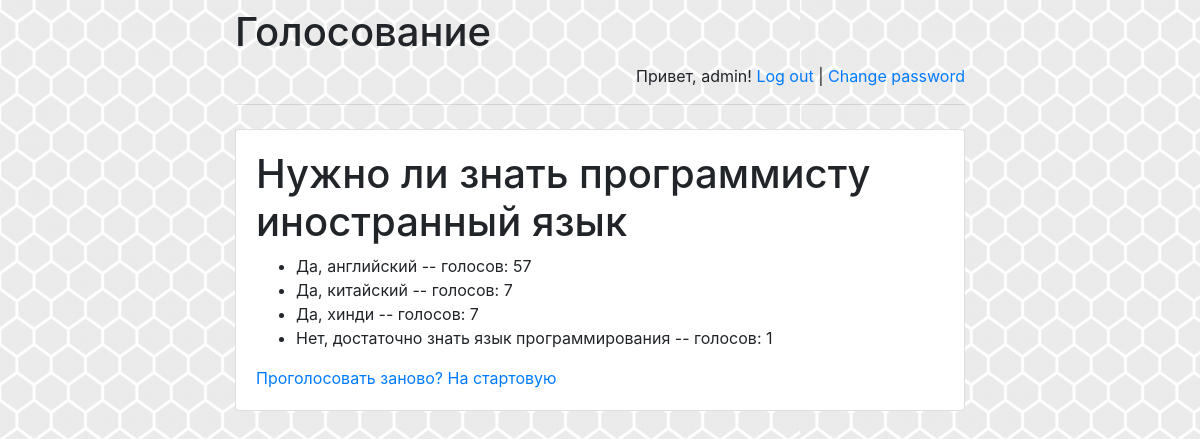
Screenshot of /polls/2/results/ (signed in) with the database file from the repository.
### polls/models.py (models this page shows, shortened)
class Question(models.Model):
    question_text = models.CharField(max_length=200)
    pub_date = models.DateTimeField('date published')

class Choice(models.Model):
    question = models.ForeignKey(Question, on_delete=models.CASCADE)
    choice_text = models.CharField(max_length=200)
    votes = models.IntegerField(default=0)

### polls/views.py (the view)
# urls.py: path('<int:pk>/results/', views.ResultsView.as_view(), name='results'),
class ResultsView(generic.DetailView):
    model = Question
    template_name = 'polls/results.html'

### polls/templates/polls/results.html (shortened to what this page needs)
<!doctype html>
<html lang="en">
<head>
    {% load static %}
    <link rel="stylesheet" href="{% static 'polls/style.css' %}">
    <link rel="stylesheet" href="https://stackpath.bootstrapcdn.com/bootstrap/4.1.3/css/bootstrap.min.css">
</head>
<body>
<div class="container">
    <div class="row justify-content-center">
        <div class="col-8">
            <h1 class="mt-2">Голосование</h1>
            {% if user.is_authenticated %}
                <p class="text-right">
                    Привет, {{ user.username }}!
                    <a href="/polls/logout">Log out</a> |
                    <a href="/polls/password-change">
                        Change password
                    </a>
                </p>
            {% else %}
                <p class="text-right">
                    <a href="/polls/login">Log in</a> |
                    <a href="/polls/register">Register</a>
                </p>
            {% endif %}
            <hr class="mt-0 mb-4">
            <div class="card">
                <div class="card-body">
                    <h1>{{ question.question_text }}</h1>
                    <ul>
                    {% for choice in question.choice_set.all %}
                        <li>{{ choice.choice_text }} -- голосов: {{ choice.votes }}  </li>
                    {% endfor %}
                    </ul>
                    <a href="{% url 'polls:detail' question.id %}">Проголосовать заново?</a>
                    <a href="{% url 'polls:index'%}">На стартовую</a>
                </div>
            </div>
        </div>
    </div>
</div>
</body>
</html>

### polls/static/polls/style.css (style rules this page uses)
body { background: white url("images/background.png") repeat; }

### rows the page displays
Question: question_text "Нужно ли знать программисту иностранный язык"
Choice: choice_text "Да, английский", votes "57"
Choice: choice_text "Да, китайский", votes "7"
Choice: choice_text "Да, хинди", votes "7"
Choice: choice_text "Нет, достаточно знать язык программирования", votes "1"

### other values shown
{{ user.username }} "admin"
